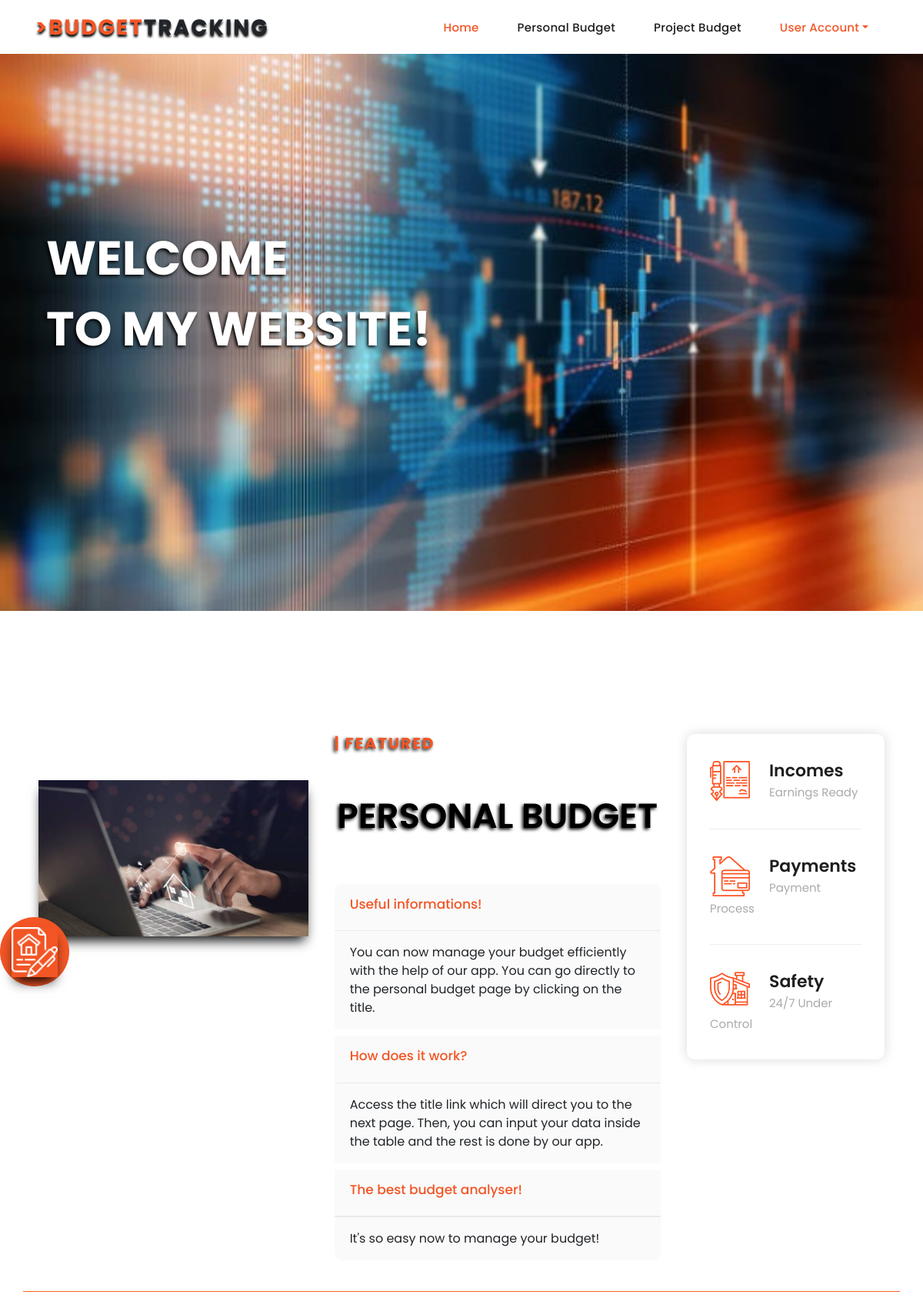
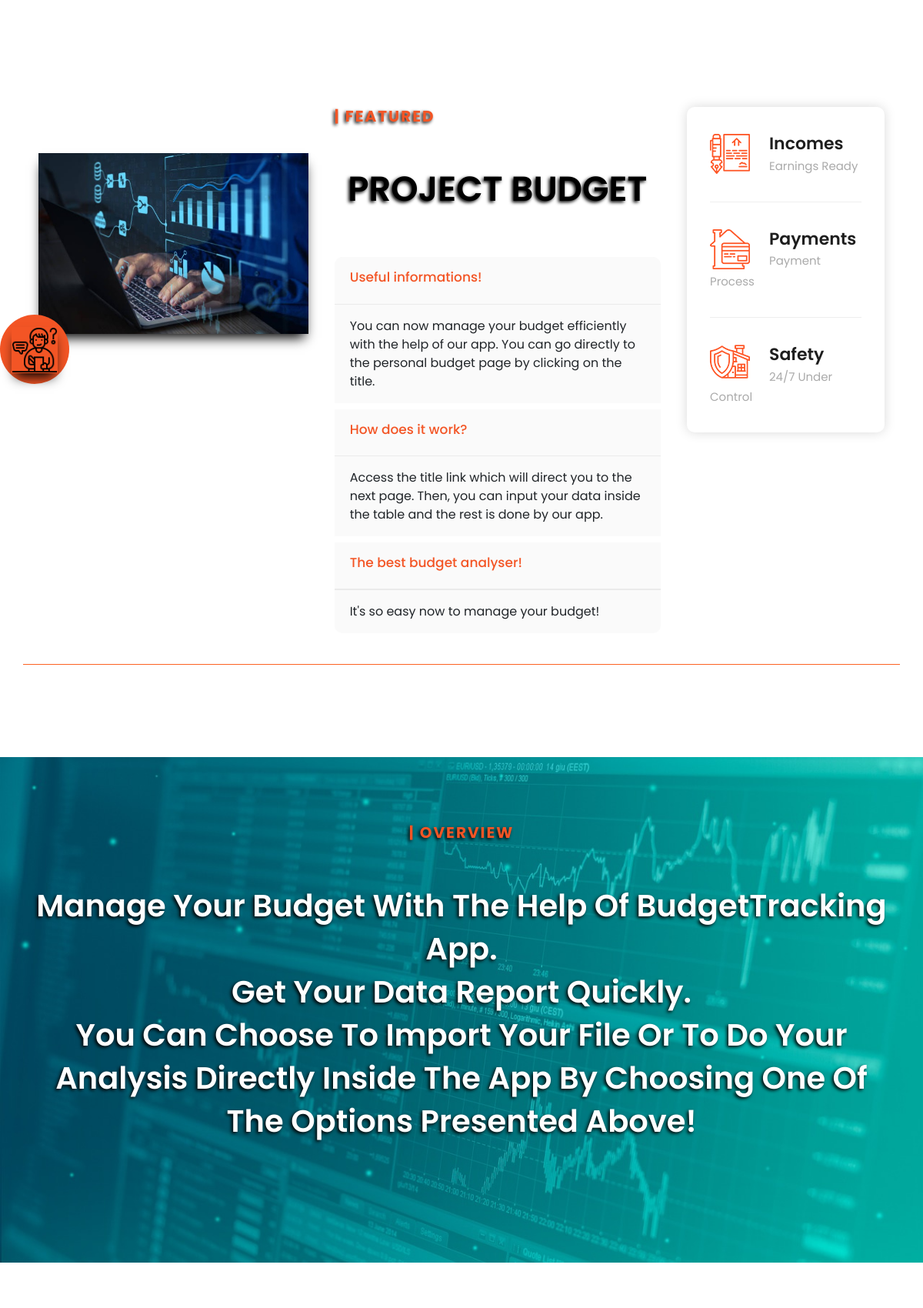
The page / (upper part) on the database its author committed (2 pictures, top to bottom).
### budget/models.py (models this page shows)
class Items(models.Model):
    name = models.CharField(max_length=100, null=False)
    description = models.TextField(max_length=1000, null=True)

### budget/views.py (the view)
# urls.py: 2. Add a URL to urlpatterns:  path('', views.home, name='home')
def home(request):
    html_template = loader.get_template('index.html')
    items = Items.objects.all()
    context = {'items': items}
    return HttpResponse(html_template.render(context, request))

### templates/index.html (shortened to what this page needs)
{% extends 'base/base.html' %}
{% block content %}
    <header class="header-area header-sticky">
        <div class="container">
            <div class="row">
                {% include 'base/menubar.html' %}
            </div>
        </div>
    </header>
    <div class="main-banner">
        <div class="owl-carousel owl-banner">
            <div class="item item-1">
                <div class="header-text">
                    <h2>Welcome<br>to my website!</h2>
                </div>
            </div>
        </div>
    </div>
    <div class="featured section">
        <div class="container">
            <div class="row">
                <div class="col-lg-4">
                    <div class="left-image">
                        <img src="/static/assets/img/home-chart-1.jpg" alt="">
                        <a href="property-details.html"><img
                                src="/static/assets/images/featured-icon.png"
                                alt=""
                                style="max-width: 60px; padding: 0px;"></a>
                    </div>
                </div>
                <div class="col-lg-5">
                    <div class="section-heading">
                        <h6>| Featured</h6>
                        <h2>Personal Budget</h2>
                    </div>
                    <div class="accordion" id="accordionExample{{ item.id }}">
                        {% for item in items %}
                            <div class="accordion-item">
                                <h2 class="accordion-header"
                                    id="headingOne{{ item.id }}">
                                    <button class="accordion-button"
                                            type="button"
                                            data-bs-toggle="collapse"
                                            data-bs-target="#collapseOne{{ item.id }}"
                                            aria-expanded="false"
                                            aria-controls="collapseOne{{ item.id }}">
                                        {{ item.name }}
                                    </button>
                                </h2>
                                <div id="collapseOne{{ item.id }}"
                                     class="accordion-collapse collapse show"
                                     aria-labelledby="headingOne{{ item.id }}"
                                     data-bs-parent="#accordionExample{{ item.id }}">
                                    <div class="accordion-body">
                                        {{ item.description }}
                                    </div>
                                </div>
                            </div>
                        {% endfor %}
                    </div>
                </div>
                <div class="col-lg-3">
                    <div class="info-table">
                        <ul>
                            <li>
                                <img src="/static/assets/images/info-icon-02.png"
                                     alt="" style="max-width: 52px;">
                                <h4>Incomes<br><span>Earnings Ready</span></h4>
                            </li>
                            <li>
                                <img src="/static/assets/images/info-icon-03.png"
                                     alt="" style="max-width: 52px;">
                                <h4>Payments<br><span>Payment Process</span>
                                </h4>
                            </li>
                            <li>
                                <img src="/static/assets/images/info-icon-04.png"
                                     alt="" style="max-width: 52px;">
                                <h4>Safety<br><span>24/7 Under Control</span>
                                </h4>
                            </li>
                        </ul>
                    </div>
                </div>
            </div>
        </div>
    </div>
    <div class="featured section">
        <div class="container">
            <div class="row">
                <div class="col-lg-4">
                    <div class="left-image">
                        <img src="/static/assets/img/home-chart-2.jpg" alt="">
                        <a href="property-details.html"><img
                                src="/static/assets/img/note.png"
                                alt=""
                                style="max-width: 60px; padding: 0px;"></a>
                    </div>
                </div>
                <div class="col-lg-5">
                    <div class="section-heading">
                        <h6>| Featured</h6>
                        <h2>Project Budget</h2>
                    </div>
                    <div class="accordion" id="accordionExample{{ item.id }}">
                        {% for item in items %}
                        <div class="accordion-item">
                            <h2 class="accordion-header" id="headingOne{{ item.id }}">
                                <button class="accordion-button" type="button"
                                        data-bs-toggle="collapse"
                                        data-bs-target="#collapseOne{{ item.id }}"
                                        aria-expanded="true"
                                        aria-controls="collapseOne{{ item.id }}">
                                    {{ item.name }}
                                </button>
                            </h2>
                            <div id="collapseOne{{ item.id }}"
                                 class="accordion-collapse collapse show"
                                 aria-labelledby="headingOne{{ item.id }}"
                                 data-bs-parent="#accordionExample{{ item.id }}">
                                <div class="accordion-body">
                                    {{ item.description }}
                                </div>
                            </div>
                        </div>
                        {% endfor %}
                    </div>
                </div>
                <div class="col-lg-3">
                    <div class="info-table">
                        <ul>
                            <li>
                                <img src="/static/assets/images/info-icon-02.png"
                                     alt="" style="max-width: 52px;">
                                <h4>Incomes<br><span>Earnings Ready</span></h4>
                            </li>
                            <li>
                                <img src="/static/assets/images/info-icon-03.png"
                                     alt="" style="max-width: 52px;">
                                <h4>Payments<br><span>Payment Process</span>
                                </h4>
                            </li>
                            <li>
                                <img src="/static/assets/images/info-icon-04.png"
                                     alt="" style="max-width: 52px;">
                                <h4>Safety<br><span>24/7 Under Control</span>
                                </h4>
                            </li>
                        </ul>
                    </div>
                </div>
            </div>
        </div>
    </div>
    <div class="video section">
        <div class="container">
            <div class="section-heading text-center">
                <h6>| Overview</h6>
                <h2>Manage your budget with the help of BudgetTracking
                    app.<br>
                    Get your data report quickly.<br>
                    You can choose to import your file or to
                    do your analysis directly inside the app by choosing
                    one of the options presented above!</h2>
            </div>
        </div>
    </div>
{% endblock content %}

### static/assets/css/main-style.css (style rules this page uses)
html, body, div, span, applet, object, iframe, h1, h2, h3, h4, h5, h6, p, blockquote, div pre, a, abbr, acronym, address, big, cite, code, del, dfn, em, font, img, ins, kbd, q, s, samp, small, strike, strong, sub, sup, tt, var, b, u, i, center, dl, dt, dd, ol, ul, li, figure, header, nav, section, article, aside, footer, figcaption { margin: 0; padding: 0; border: 0; outline: 0; }
ul, li { padding: 0; margin: 0; list-style: none; }
header, nav, section, article, aside, footer, hgroup { display: block; }
* { box-sizing: border-box; }
html, body { font-family: 'Poppins', sans-serif; -ms-text-size-adjust: 100%; -webkit-font-smoothing: antialiased; -moz-osx-font-smoothing: grayscale; }
a { text-decoration: none !important; }
h1, h2, h3, h4, h5, h6 { color: #1e1e1e; margin-top: 0px; margin-bottom: 0px; font-weight: 700; }
ul { margin-bottom: 0px; }
img { width: 100%; overflow: hidden; }
html, body { font-family: 'Poppins', sans-serif; }
.section { margin-top: 120px; }
.section-heading { margin-bottom: 70px; }
.section-heading h2 { font-size: 40px; font-weight: 600; text-transform: capitalize; margin-top: 20px; line-height: 56px; vertical-align: middle; }
.section-heading h6 { color: #f35525; font-size: 20px; text-transform: uppercase; font-weight: 700; text-shadow: -2px 2px 4px #000; letter-spacing: 2px; padding-bottom: 35px; }
.header-area { position: relative; background-color: #fff; height: 70px; z-index: 100; -webkit-transition: all .5s ease 0s; -moz-transition: all .5s ease 0s; -o-transition: all .5s ease 0s; transition: all .5s ease 0s; }
.main-banner .item { background-position: center center; background-repeat: no-repeat; background-size: cover; padding: 220px 20% 320px 5%; margin-top: 0px; }
.main-banner .item-1 { background-image: url(../img/home-chart-main.jpg); }
.main-banner .item h2 { font-size: 62px; font-weight: 700; text-transform: uppercase; color: #fff; line-height: 92px; width: 100%; margin-bottom: 0px; text-align: left; text-shadow: -2px 2px 4px #000; }
.featured .container { border-bottom: 1.5px solid #fc6222; padding: 40px 20px; }
.featured .left-image { position: relative; padding-top: 60px; }
.featured .left-image img { background-size: cover; background-position: center; background-repeat: no-repeat; box-shadow: 0px 10px 15px -5px #000; opacity: 1; z-index: 100; }
.featured .left-image a { display: inline-block; width: 90px; height: 90px; line-height: 90px; background-color: #f35525; border-radius: 100%; text-align: center; position: absolute; left: 0; bottom: -65px; left: -50px; }
.featured .section-heading { margin-left: 10px; margin-right: 10px; margin-bottom: 60px; }
.featured .section-heading h2 { width: 100%; text-shadow: -2px 2px 4px #000; text-transform: uppercase; text-align: center; z-index: 1000; font-size: 45px; color: black; transition: all ease-in-out 200ms; }
.featured .accordion { margin-left: 10px; margin-right: 10px; --bs-accordion-border-radius: 10px; --bs-accordion-inner-border-radius: 10px; --bs-accordion-bg: #fafafa; --bs-accordion-border-color: none; border: none !important; }
.featured .accordion-header { border-bottom: 1px solid #eaeaea; }
.featured .accordion-button { box-shadow: none; font-size: 17px; font-weight: 500; color: #1e1e1e; }
.featured .accordion-button:not(.collapsed) { color: #f35525; background-color: #fafafa; outline: none; }
.featured .accordion-button::after { display: none; }
.featured .accordion-item:last-of-type .accordion-collapse { border-top: 1px solid #eaeaea; }
.featured .info-table { border-radius: 10px; box-shadow: 0px 0px 15px rgba(0, 0, 0, 0.15); padding: 35px 30px; }
.featured .info-table ul li { display: block; margin-bottom: 35px; padding-bottom: 35px; border-bottom: 1px solid #eee; }
.featured .info-table ul li:last-child { border-bottom: none; padding-bottom: 0; margin-bottom: 0; }
.featured .info-table ul li img { float: left; margin-right: 25px; }
.featured .info-table ul li h4 { font-size: 22px; font-weight: 600; }
.featured .info-table ul li h4 span { font-size: 15px; color: #aaa; font-weight: 400; }
.video { background-image: url(../img/business.jpg); background-repeat: no-repeat; background-size: cover; background-position: center; padding: 70px 0px 70px 0px; position: relative; }
.video .section-heading h2 { color: #fff; text-shadow: -2px 2px 4px #000; }
body { overflow-x: hidden; }

### rows shown on the page
Items: name "Useful informations!", description "You can now manage your budget efficiently with the help of our app. You can go directly to the personal budget page by clicking on the title."
Items: name "How does it work?", description "Access the title link which will direct you to the next page. Then, you can input your data inside the table and the rest is done by our app."
Items: name "The best budget analyser!", description "It's so easy now to manage your budget!"
